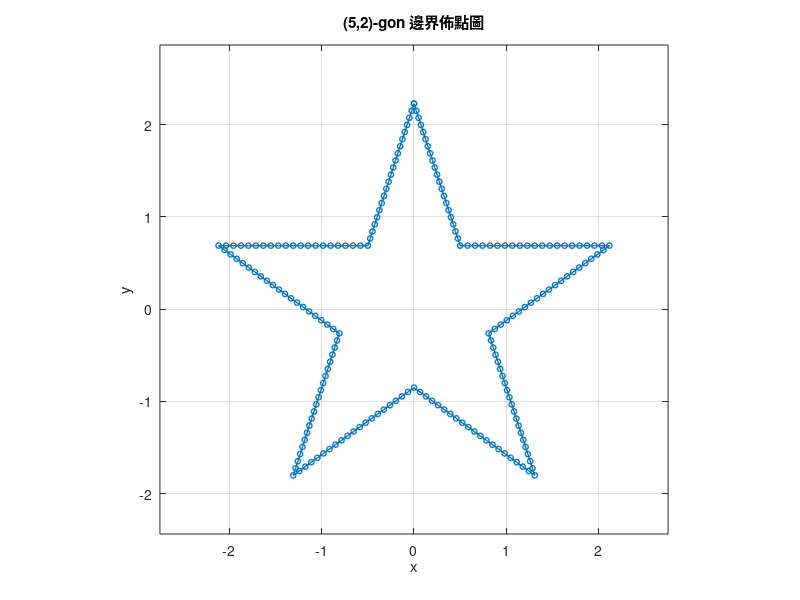

The MATLAB source for this figure:
%% ==========================================================
% (N,k)-gon 星形多邊形邊界 F15.DAT 產生程式
% MATLAB R2024a
%% ==========================================================

clear; clc; close all;

%% ===== 使用者設定 =====
outputFile = 'F15.DAT';

N = 5;              % 外尖點數
k = 2;              % 星形跨步參數
R = 2.2270327288;           % 外尖點至中心距離(外接圓半徑)
nNode = 200;        % 邊界總節點數

%% ===== 參數檢查 =====
if N < 3 || N ~= floor(N)
    error('N 必須為大於等於 3 的整數。');
end

if k < 1 || k ~= floor(k)
    error('k 必須為大於等於 1 的整數。');
end

if k > floor((N-1)/2)
    error('需滿足 k <= floor((N-1)/2)。');
end

if R <= 0
    error('R 必須大於 0。');
end

if mod(nNode, 2*N) ~= 0
    error('nNode 必須可以被 2*N 整除。');
end

nPerSeg = nNode / (2*N);

%% ===== 建立外尖點 P =====
theta = pi/2 + 2*pi*(0:N-1)/N;

Px = R*cos(theta);
Py = R*sin(theta);

%% ===== 建立凹點 Q =====
Qx = zeros(1, N);
Qy = zeros(1, N);

if k == 1
    for i = 1:N
        iNext = mod(i, N) + 1;

        Qx(i) = 0.5*(Px(i) + Px(iNext));
        Qy(i) = 0.5*(Py(i) + Py(iNext));
    end
else
    for i = 1:N
        i1 = i;
        i2 = mod(i-1+k, N) + 1;
        i3 = mod(i, N) + 1;
        i4 = mod(i-k+N, N) + 1;

        x1 = Px(i1);
        y1 = Py(i1);

        dx1 = Px(i2) - Px(i1);
        dy1 = Py(i2) - Py(i1);

        x3 = Px(i3);
        y3 = Py(i3);

        dx2 = Px(i4) - Px(i3);
        dy2 = Py(i4) - Py(i3);

        den = dx1*dy2 - dy1*dx2;

        if abs(den) < 1.0e-14
            error('建立 Q(%d) 時兩直線平行。', i);
        end

        s = ((x3-x1)*dy2 - (y3-y1)*dx2) / den;

        Qx(i) = x1 + s*dx1;
        Qy(i) = y1 + s*dy1;
    end
end

%% ===== 建立邊界控制點 =====
Bx = zeros(1, 2*N);
By = zeros(1, 2*N);

for i = 1:N
    Bx(2*i-1) = Px(i);
    By(2*i-1) = Py(i);

    Bx(2*i) = Qx(i);
    By(2*i) = Qy(i);
end

%% ===== 沿邊界均勻產生節點 =====
x = zeros(1, nNode);
y = zeros(1, nNode);

idx = 0;

for i = 1:2*N
    iNext = mod(i, 2*N) + 1;

    for j = 0:nPerSeg-1
        idx = idx + 1;

        t = j / nPerSeg;

        x(idx) = (1-t)*Bx(i) + t*Bx(iNext);
        y(idx) = (1-t)*By(i) + t*By(iNext);
    end
end

%% ===== 輸出 F15.DAT =====
fid = fopen(outputFile, 'w');

if fid == -1
    error('無法建立 %s。', outputFile);
end

fprintf(fid, '%6d\n', -1);
fprintf(fid, '%6d\n', 15);

for i = 1:nNode
    fprintf(fid, '%10d%10d%10d%10d%13.5E%13.5E%13.5E\n', ...
        i, 0, 0, 11, x(i), y(i), 0.0);
end

fprintf(fid, '%6d\n', -1);
fprintf(fid, '%6d\n', -1);
fprintf(fid, '%6d\n', 71);

for i = 1:nNode
    nextNode = mod(i, nNode) + 1;

    fprintf(fid, '%10d%10d%10d%10d%10d%10d%10d\n', ...
        i, 1, 21, 1, 1, 7, 2);

    fprintf(fid, '%10d%10d\n', i, nextNode);
end

fprintf(fid, '%6d\n', -1);

fclose(fid);

%% ===== 繪製邊界佈點圖 =====
figure;
hold on;
axis equal;
box on;
grid on;

plot([x, x(1)], [y, y(1)], '-o', ...
    'MarkerSize', 4, ...
    'LineWidth', 1);

xlabel('x');
ylabel('y');
title(sprintf('(%d,%d)-gon 邊界佈點圖', N, k));

margin = 0.15*max([max(x)-min(x), max(y)-min(y)]);

xlim([min(x)-margin, max(x)+margin]);
ylim([min(y)-margin, max(y)+margin]);

%% ===== 顯示結果 =====
fprintf('%s 已成功建立。\n', outputFile);
fprintf('(N,k)-gon = (%d,%d)\n', N, k);
fprintf('總節點數 = %d\n', nNode);
